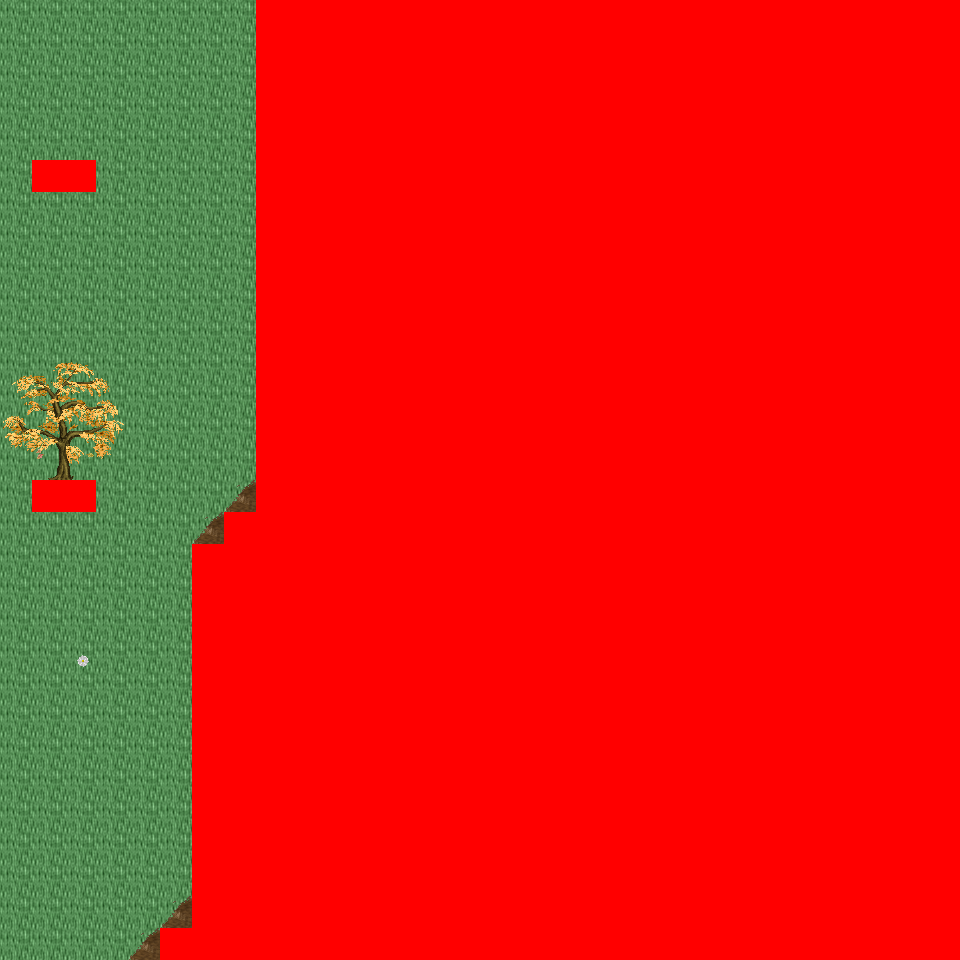

Rendered tile map (Tiled .tmx) drawn with the repository's tilesets; below, a short description and the map source with its tile grids summarised:
An orthogonal 30x30 tile map with 32x32 px tiles, 6 tile layers (Ground, Object, Object2, Above, ...), 32 tilesets and 3 objects (3x mapExit).

<map version="1.0" orientation="orthogonal" renderorder="right-down" width="30" height="30" tilewidth="32" tileheight="32" nextobjectid="4">
  <tileset firstgid="1" name="tileset_logic_collision" tilewidth="32" tileheight="32" tilecount="1" columns="1">
    <image source="../drawable/tileset_logic_collision.png" width="32" height="32" />
  </tileset>
  <tileset firstgid="2" name="tileset_ground_ridge_earth_pale" tilewidth="32" tileheight="32" tilecount="96" columns="12">
    <image source="../drawable/tileset_ground_ridge_earth_pale.png" width="384" height="256" />
  </tileset>
  <tileset firstgid="98" name="tileset_ground_ridge_earth_dark" tilewidth="32" tileheight="32" tilecount="96" columns="12">
    <image source="../drawable/tileset_ground_ridge_earth_dark.png" width="384" height="256" />
  </tileset>
  <tileset firstgid="194" name="tileset_ground_ground" tilewidth="32" tileheight="32" tilecount="33" columns="3">
    <image source="../drawable/tileset_ground_ground.png" width="96" height="352" />
  </tileset>
  <tileset firstgid="227" name="tileset_terrain_grassland" tilewidth="32" tileheight="32" tilecount="88" columns="8">
    <image source="../drawable/tileset_terrain_grassland.png" width="256" height="352" />
  </tileset>
  <tileset firstgid="315" name="tileset_ground_grass_edges" tilewidth="32" tileheight="32" tilecount="36" columns="12">
    <image source="../drawable/tileset_ground_grass_edges.png" width="384" height="96" />
  </tileset>
  <tileset firstgid="351" name="tileset_ground_grass_corners" tilewidth="32" tileheight="32" tilecount="24" columns="6">
    <image source="../drawable/tileset_ground_grass_corners.png" width="192" height="128" />
  </tileset>
  <tileset firstgid="375" name="tileset_plant_tree_tree_darkgreen" tilewidth="32" tileheight="32" tilecount="88" columns="8">
    <image source="../drawable/tileset_plant_tree_tree_darkgreen.png" width="256" height="352" />
  </tileset>
  <tileset firstgid="463" name="tileset_plant_tree_fall_trees" tilewidth="32" tileheight="32" tilecount="40" columns="8">
    <image source="../drawable/tileset_plant_tree_fall_trees.png" width="256" height="160" />
  </tileset>
  <tileset firstgid="503" name="tileset_plant_tree_evergreen" tilewidth="32" tileheight="32" tilecount="36" columns="3">
    <image source="../drawable/tileset_plant_tree_evergreen.png" width="96" height="384" />
  </tileset>
  <tileset firstgid="539" name="tileset_plant_tree_pine_tree" tilewidth="32" tileheight="32" tilecount="20" columns="4">
    <image source="../drawable/tileset_plant_tree_pine_tree.png" width="128" height="160" />
  </tileset>
  <tileset firstgid="559" name="tileset_plant_tree_pine_tree_1" tilewidth="32" tileheight="32" tilecount="20" columns="4">
    <image source="../drawable/tileset_plant_tree_pine_tree_1.png" width="128" height="160" />
  </tileset>
  <tileset firstgid="579" name="tileset_building_decoration_rocks" tilewidth="32" tileheight="32" tilecount="6" columns="3">
    <image source="../drawable/tileset_building_decoration_rocks.png" width="96" height="64" />
  </tileset>
  <tileset firstgid="585" name="tileset_plant_stump_hollow_logs" tilewidth="32" tileheight="32" tilecount="6" columns="3">
    <image source="../drawable/tileset_plant_stump_hollow_logs.png" width="96" height="64" />
  </tileset>
  <tileset firstgid="591" name="tileset_plant_stump_small_stump" tilewidth="32" tileheight="32" tilecount="4" columns="2">
    <image source="../drawable/tileset_plant_stump_small_stump.png" width="64" height="64" />
  </tileset>
  <tileset firstgid="595" name="tileset_plant_flower_daisy_yellow" tilewidth="32" tileheight="32" tilecount="8" columns="2">
    <image source="../drawable/tileset_plant_flower_daisy_yellow.png" width="64" height="128" />
  </tileset>
  <tileset firstgid="603" name="tileset_plant_flower_daisy_white" tilewidth="32" tileheight="32" tilecount="8" columns="2">
    <image source="../drawable/tileset_plant_flower_daisy_white.png" width="64" height="128" />
  </tileset>
  <tileset firstgid="611" name="tileset_plant_flower_daisy_red" tilewidth="32" tileheight="32" tilecount="8" columns="2">
    <image source="../drawable/tileset_plant_flower_daisy_red.png" width="64" height="128" />
  </tileset>
  <tileset firstgid="619" name="tileset_plant_flower_daisy_blue" tilewidth="32" tileheight="32" tilecount="8" columns="2">
    <image source="../drawable/tileset_plant_flower_daisy_blue.png" width="64" height="128" />
  </tileset>
  <tileset firstgid="627" name="tileset_plant_leaves" tilewidth="32" tileheight="32" tilecount="8" columns="4">
    <image source="../drawable/tileset_plant_leaves.png" width="128" height="64" />
  </tileset>
  <tileset firstgid="635" name="tileset_plant_brown_mushrooms" tilewidth="32" tileheight="32" tilecount="24" columns="6">
    <image source="../drawable/tileset_plant_brown_mushrooms.png" width="192" height="128" />
  </tileset>
  <tileset firstgid="659" name="tileset_logic_item_resources" tilewidth="32" tileheight="32" tilecount="6" columns="6">
    <image source="../drawable/tileset_logic_item_resources.png" width="192" height="32" />
  </tileset>
  <tileset firstgid="665" name="tileset_logic_creature_animal" tilewidth="32" tileheight="32" tilecount="32" columns="8">
    <image source="../drawable/tileset_logic_creature_animal.png" width="256" height="128" />
  </tileset>
  <tileset firstgid="697" name="tileset_ground_tall_grass" tilewidth="32" tileheight="32" tilecount="15" columns="5">
    <image source="../drawable/tileset_ground_tall_grass.png" width="160" height="96" />
  </tileset>
  <tileset firstgid="712" name="tileset_logic_creature_reptile" tilewidth="32" tileheight="32" tilecount="7" columns="7">
    <image source="../drawable/tileset_logic_creature_reptile.png" width="224" height="32" />
  </tileset>
  <tileset firstgid="719" name="tileset_plant_bush_leafy" tilewidth="32" tileheight="32" tilecount="48" columns="8">
    <image source="../drawable/tileset_plant_bush_leafy.png" width="256" height="192" />
  </tileset>
  <tileset firstgid="767" name="tileset_plant_bushes_and_trees" tilewidth="32" tileheight="32" tilecount="144" columns="16">
    <image source="../drawable/tileset_plant_bushes_and_trees.png" width="512" height="289" />
  </tileset>
  <tileset firstgid="911" name="tileset_building_thatched_roof_cottage1" tilewidth="32" tileheight="32" tilecount="20" columns="4">
    <image source="../drawable/tileset_building_thatched_roof_cottage1.png" width="128" height="160" />
  </tileset>
  <tileset firstgid="931" name="tileset_building_thatched_roof_cottage2" tilewidth="32" tileheight="32" tilecount="20" columns="4">
    <image source="../drawable/tileset_building_thatched_roof_cottage2.png" width="128" height="160" />
  </tileset>
  <tileset firstgid="951" name="tileset_plant_stump_stump_rectangular" tilewidth="32" tileheight="32" tilecount="4" columns="2">
    <image source="../drawable/tileset_plant_stump_stump_rectangular.png" width="64" height="64" />
  </tileset>
  <tileset firstgid="955" name="tileset_object_well_hoist" tilewidth="32" tileheight="32" tilecount="9" columns="3">
    <image source="../drawable/tileset_object_well_hoist.png" width="96" height="96" />
  </tileset>
  <tileset firstgid="964" name="tileset_logic_creature_gnome" tilewidth="32" tileheight="32" tilecount="6" columns="6">
    <image source="../drawable/tileset_logic_creature_gnome.png" width="192" height="32" />
  </tileset>
  <layer name="Ground" width="30" height="30">
    <data>[900 cells, 900 non-empty, 3 distinct tile ids]</data>
  </layer>
  <layer name="Object" width="30" height="30">
    <data>[900 cells, 145 non-empty, 22 distinct tile ids]</data>
  </layer>
  <layer name="Object2" width="30" height="30">
    <data>[900 cells, 4 non-empty, 4 distinct tile ids]</data>
  </layer>
  <layer name="Above" width="30" height="30">
    <data>[900 cells, 16 non-empty, 16 distinct tile ids]</data>
  </layer>
  <layer name="Above2" width="30" height="30">
    <data>[900 cells, 0 non-empty, 0 distinct tile ids]</data>
  </layer>
  <layer name="Walkable" width="30" height="30">
    <data>[900 cells, 692 non-empty, 1 distinct tile ids]</data>
  </layer>
  <objectgroup name="MapEvents">
    <object id="1" name="north" type="mapExit" x="0" y="0" width="256" height="32">
      <properties>
        <property name="map" value="level_0_x54_y9" />
        <property name="x" value="0" />
        <property name="y" value="28" />
      </properties>
    </object>
    <object id="2" name="south" type="mapExit" x="0" y="928" width="160" height="32">
      <properties>
        <property name="map" value="level_0_x54_y11" />
        <property name="x" value="0" />
        <property name="y" value="1" />
      </properties>
    </object>
    <object id="3" name="west" type="mapExit" x="0" y="0" width="32" height="960">
      <properties>
        <property name="map" value="level_0_x53_y10" />
        <property name="x" value="28" />
        <property name="y" value="0" />
      </properties>
    </object>
  </objectgroup>
</map>
